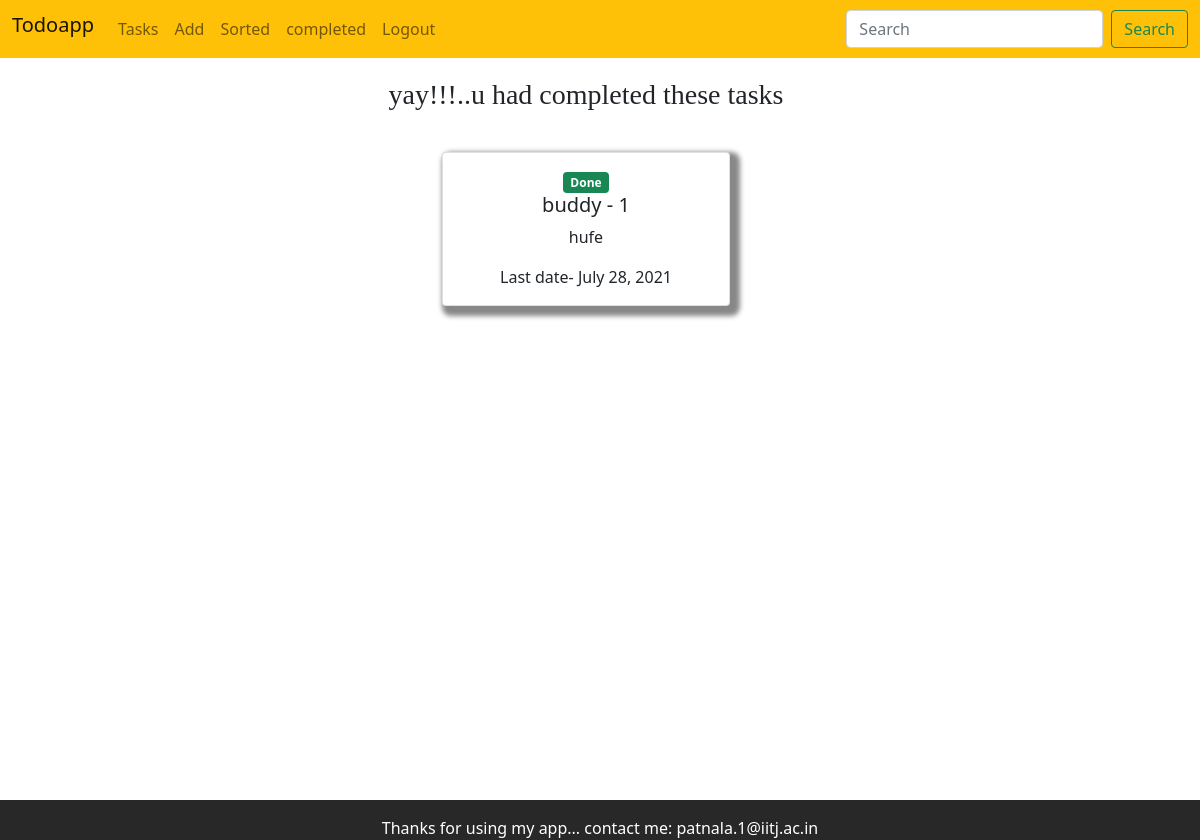
/done (signed in), run on the app's committed database.
### Todoapp/models.py (models this page shows)
class Completed(models.Model):
    title=models.CharField(max_length=40)
    description= models.CharField(max_length=300)
    date=models.DateField()
    priority=models.IntegerField()
    created_at = models.DateTimeField(auto_now_add=True,null=True)
    user  = models.ForeignKey(User , on_delete= models.CASCADE)
    class Meta:
        db_table = "completed"

### Todoapp/views.py (the view)
# urls.py: path('done', views.done, name='done'),
@login_required(login_url='/')
def done(request):
    user=request.user
    mydict={
        'alltodo': Completed.objects.filter(user=user)
    }
    return render(request, 'completed.html',context=mydict)

### templates/completed.html (shortened to what this page needs)
{% extends 'index.html'%}
{%block content%}
 <div class='container m-3 text-center' >
 {% if not alltodo%}
{% load static %}
{%endif%}
{% for each in alltodo%}
 <h3 style='font-family: verdana sans-serif; margin-top: 20px'> yay!!!..u had completed these tasks</h3>
 <div class='row'>
<div class="card col-md-6 text-center mx-auto" style=" width: 18rem; margin-top: 2rem; margin-bottom: 2rem; box-shadow: 5px 5px 5px 5px #888888;">
  <div class="card-body">
   <span class='badge bg-success'>Done</span>
    <h5 class="card-title">{{each.title}} - {{each.priority}}</h5>
    <p class="card-text">{{each.description}}</p>
    <p class='card-text'>Last date- {{each.date}}</p>
  </div>
</div>
{% endfor %}
</div>
</div>
 {%endblock%}

### data on the page
Completed: title "buddy", priority "1", description "hufe", date "July 28, 2021"
